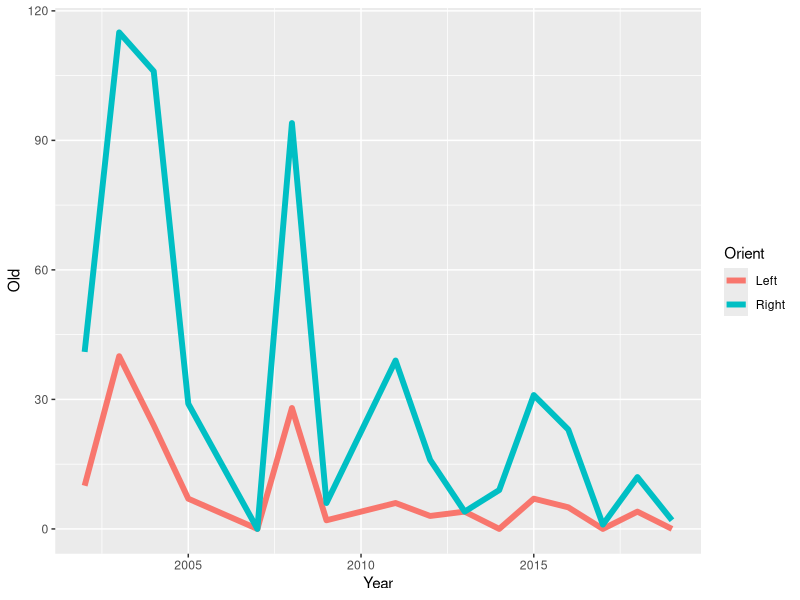
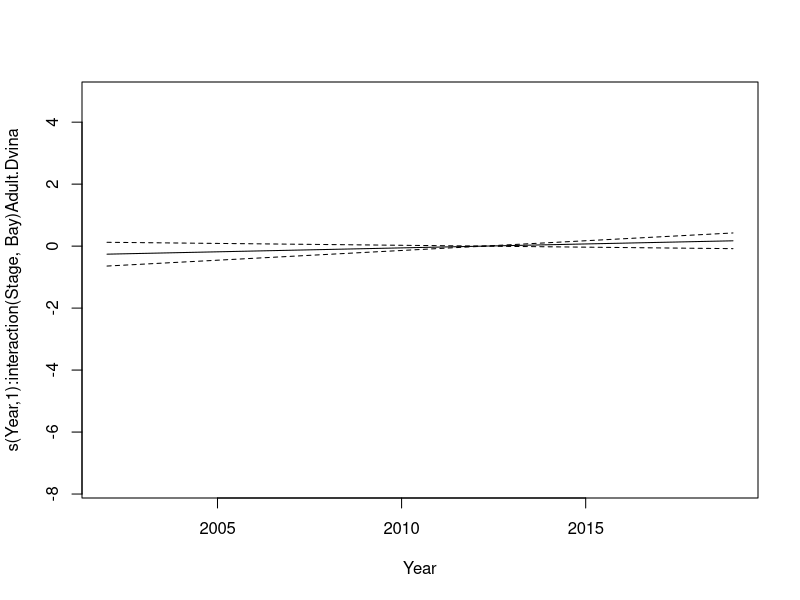
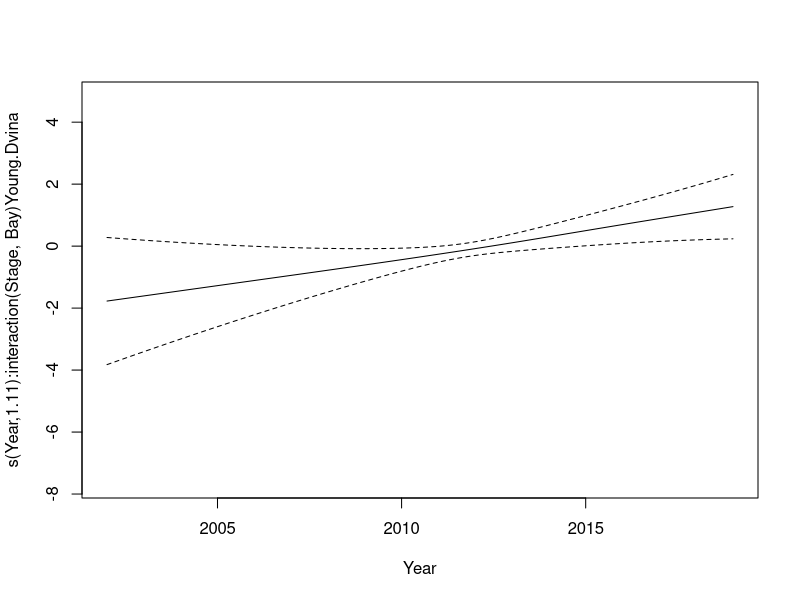
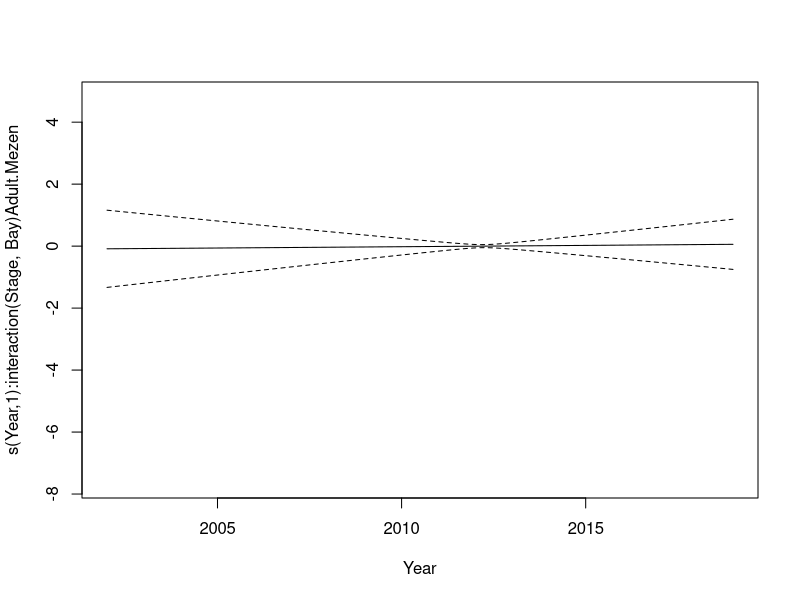
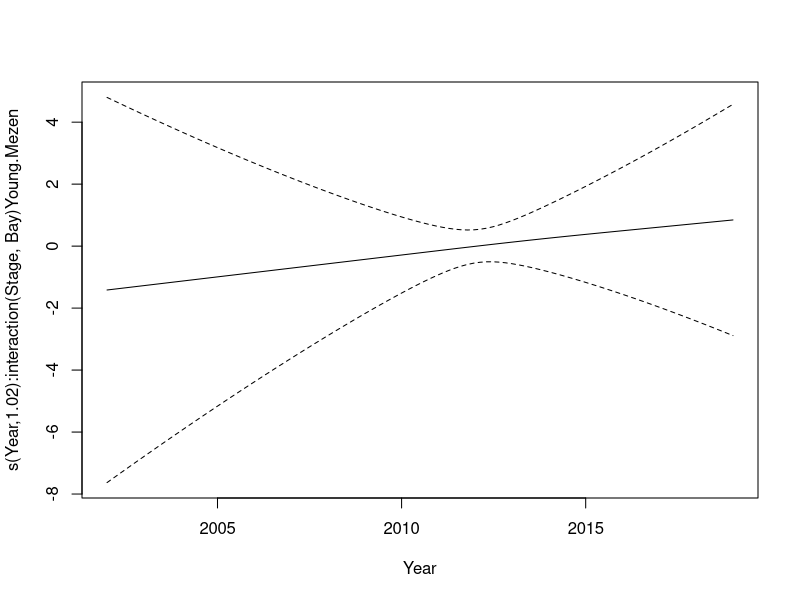
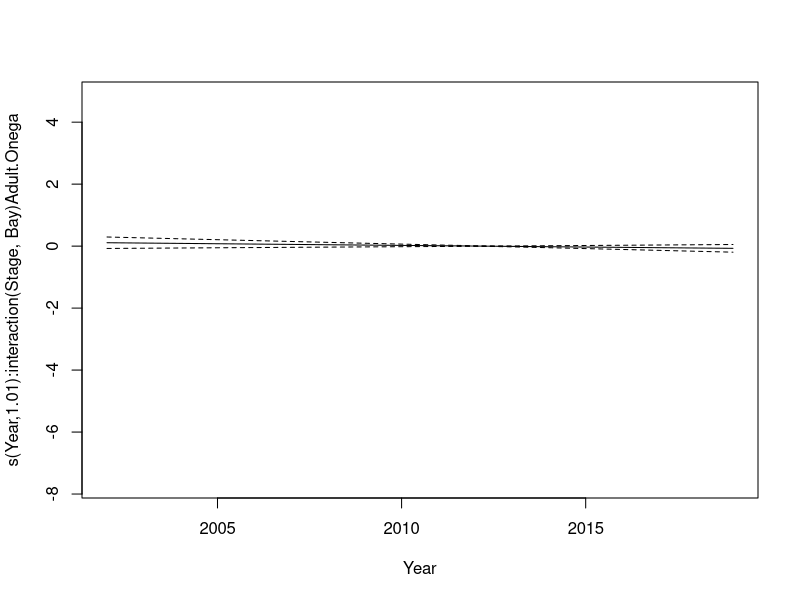
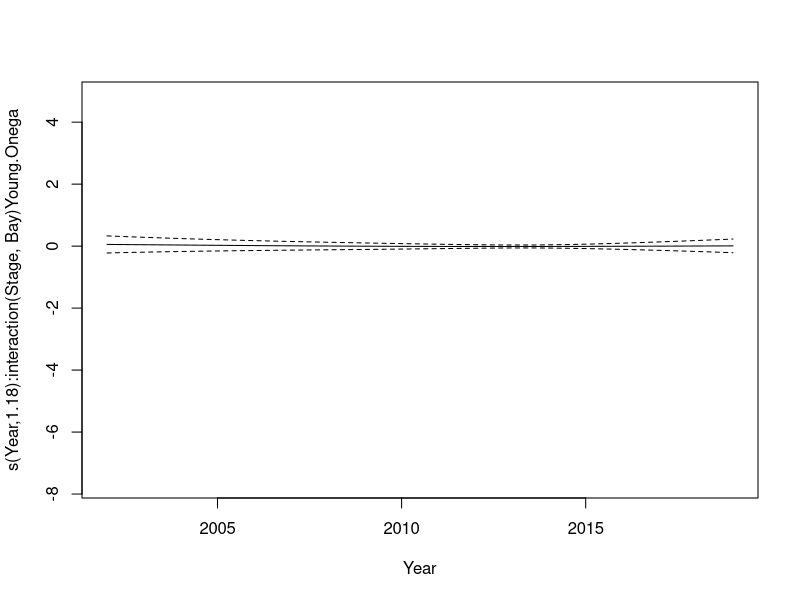
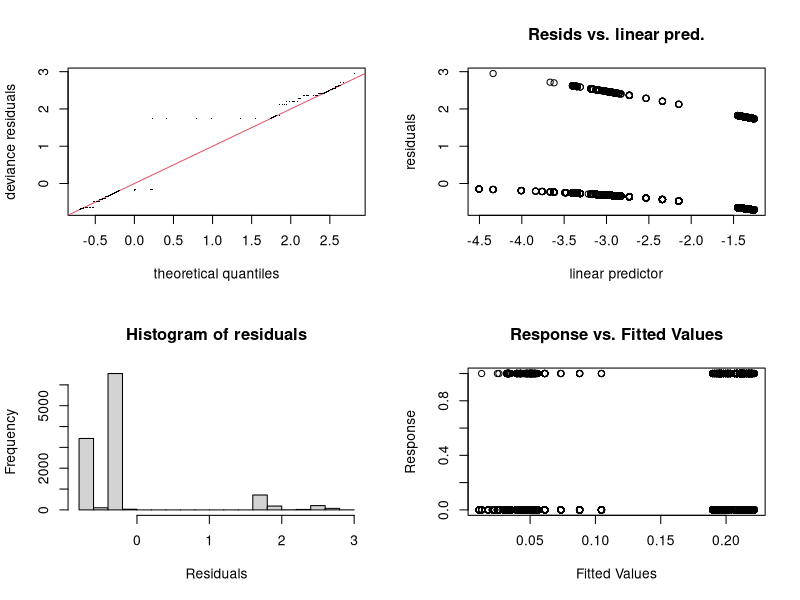

Reproduce these figures in R, in order.
library(dplyr)
library(tidyr)
library(ggplot2)
library(readxl)
library(reshape2)
library(vegan)
library(mgcv)

cam <- read_excel("Data/All_length_age_year.xlsx") 





lefts <- cam %>% filter(Orient == "Left") 

rights <- cam %>% filter(Orient == "Right") 


left_w <- lefts %>%  count(Age, Bay, Year) %>% spread(Age, n, fill = 0) %>% select(-c( Year, "1")) %>% select(-Bay)

right_w <- rights %>%  group_by(Bay) %>% count(Age, Year) %>% spread(Age, n, fill = 0) %>% select(-"1")



left_w_onega <- left_w %>% filter(right_w$Bay == "Onega") %>% mutate(Old = `8`+`9`+`10`+`11`+`12`+`13` ) %>% select(-c(`8`,`9`,`10`,`11`,`12`,`13`))


right_w_onega <- right_w %>% filter(Bay == "Onega") %>% mutate(Old = `8`+`9`+`10`+`11`+`12`+`13` ) %>% select(-c(`8`,`9`,`10`,`11`,`12`,`13`))




left_stages_onega <- left_w_onega %>% mutate(Young = `2`+`3`, Med = `4`+`5`, Old = Old + `6` + `7`) %>% select(Young, Med, Old) %>% mutate(Orient = "Left")

rigth_stages_onega <- right_w_onega %>% mutate(Young = `2`+`3`, Med = `4`+`5`, Old = Old + `6` + `7`) %>% select(Young, Med, Old, Year) %>% mutate(Orient = "Right")

stages_onega <- rbind(rigth_stages_onega, left_stages_onega) 

stages_onega$Bay <- "Onega"

stages_onega$Year <- rep(stages_onega$Year[!is.na(stages_onega$Year)], 2) 


ggplot(stages_onega, aes(x= Year, y = Old, color = Orient)) + geom_line(size = 2)




left_young_mature <- left_w %>% mutate(Young = `2`+`3`+`4` + `5`, Mature =  `6`+`7`+`8`+`9`+`10`+`11`+`12`+`13`) %>% select(Young, Mature)

right_young_mature <- right_w %>% mutate(Young = `2`+`3`+`4` + `5` , Mature =  `6`+`7`+`8`+`9`+`10`+`11`+`12`+`13`) %>% select(Young, Mature, Bay, Year)


young_mature <- 
data.frame(Prop_left = left_young_mature$Young/(left_young_mature$Young+right_young_mature$Young),
           Year = right_young_mature$Year,
           Bay = right_young_mature$Bay,
           Prop_young = right_young_mature$Young/(right_young_mature$Mature + right_young_mature$Young))



Mod <- lm(Prop_left ~ Prop_young + Bay, data = young_mature )

summary(Mod)


# Строим модель динамики доли левых

cam <- cam %>% mutate(Orient2 = ifelse(Orient == "Left", 1, 0))

cam <- cam %>% mutate(Stage = ifelse(Age <= 3 , "Young", "Adult"))


Mod <- gam(Orient2 ~ s(Year, by = interaction(Stage, Bay)) + Stage * Bay, data = cam, family = "binomial")

plot(Mod)

gam.check(Mod)

summary(Mod)

mydata <- cam %>% group_by(Bay) %>% do(expand.grid(Stage = c("Young", "Adult"), Year = seq(min(.$Year), max(.$Year), 1)))


predicted <- predict(Mod, newdata = mydata, se.fit = T, type = "response")


mydata$Fit = predicted$fit

mydata$SE = predicted$se.fit


left_freq <- cam %>%  group_by(Bay, Year, Stage) %>% summarise(Left_prop = mean(Orient2))

ggplot(mydata, aes(x = Year, y = Fit, color = Stage, fill = Stage)) + geom_line(size = 1) + facet_wrap(~Bay) + geom_point(data = left_freq, aes(y = Left_prop, color = Stage))

anova(Mod)



cam$Bay <- factor(cam$Bay)

Mod2 <- gam(Orient2 ~ s(Year, by = Bay) +  Bay, data = cam, family = "binomial")

# Mod2 <- glm(Orient2 ~ Year*Bay, data = cam, family = "binomial")


plot(Mod2)

gam.check(Mod2)

summary(Mod2)

mydata <- cam %>% group_by(Bay) %>% do(data.frame(Year = seq(min(.$Year), max(.$Year), 1)))


predicted <- predict(Mod2, newdata = mydata, se.fit = T, type = "response")


mydata$Fit = predicted$fit

mydata$SE = predicted$se.fit


left_freq <- cam %>%  group_by(Bay, Year) %>% summarise(Left_prop = mean(Orient2))

historic_data <- data.frame(Bay = c("Onega", "Onega", "Dvina", "Кandalaksha", "Кandalaksha"), Year = c(1950, 1948, 2005, 1962, 2006), Left_prop = c(0.285, 0.313, 0.04, 0.38, 0.36), N = c(358, 182, 897, 507, 450) )

historic_data$SE <- with(historic_data, sqrt(Left_prop*(1-Left_prop)/N)  ) 


ggplot(mydata, aes(x = Year, y = Fit, group = Bay)) + geom_line(aes(linetype = Bay), size = 1) + 
    geom_ribbon(aes(ymax = Fit + 1.96*SE, ymin = Fit - 1.96*SE), alpha = 0.2) + 
  geom_point(data = left_freq, aes(y = Left_prop, shape = Bay), size = 3, fill = "gray")  + 
  geom_errorbar(data = historic_data, aes(x = Year, y = Left_prop,   ymin = Left_prop - 1.96 * SE, ymax = Left_prop + 1.96 * SE), width = 0.5) + 
  geom_point(data = historic_data, aes(x = Year, y = Left_prop,  shape = Bay), size = 8, fill = "white")+ 
  labs(x = "Year",  y = "Probability of beeng left-sided") + 
  theme_bw() + scale_shape_manual(values = c(15, 17, 16, 18))  


facet_wrap(~Bay, scales = "free_x")  




